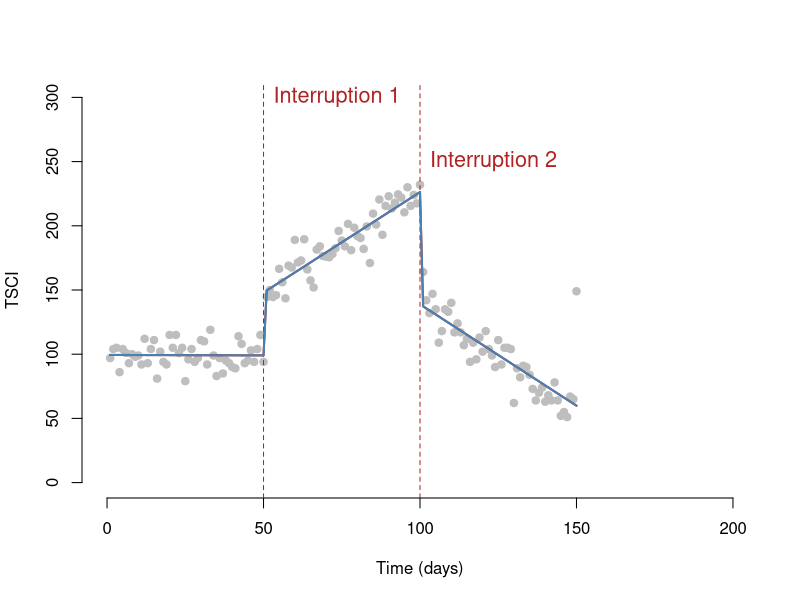

The R script that drew this image:


# Uncomment to install packages
#install.packages("data.table")
#install.packages("bit64")
#install.packages("gnm")

library('data.table')
library('bit64')
library('gnm')


dataTS <- fread("EXAMPLE_DATA.csv")

#Plot counts
plot(dataTS$T, dataTS$Y,
     bty="n", pch=19, col="gray",
     ylim = c(0, 300), xlim=c(0,200),
     xlab = "Time (days)", 
     ylab = "TSCI" )

# Line marking the interruption
abline( v=50, col="firebrick", lty=2 )
text( 50, 300, "Interruption 1", col="firebrick", cex=1.3, pos=4 )

abline( v=100, col="firebrick", lty=2 )
text( 100, 250, "Interruption 2", col="firebrick", cex=1.3, pos=4 )


# Add the regression line
l <- lm( Y ~ T + D1 + D2 +D3 + P1 +P2, data=dataTS )
lines( dataTS$T, l$fitted.values, col="firebrick", lwd=2 )

# Add the regression line
gn <- gnm( Y ~ T + D1 + D2 + D3 + P1+P2, data=dataTS)
lines( dataTS$T, gn$fitted.values, col="steelblue", lwd=2 )
